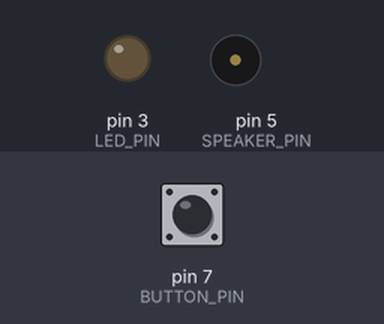
Recording of a sketch running on a simulated Arduino Uno, built with avr-gcc and run on an emulated ATmega328P. Shown: output pins drawn as LEDs (lit = HIGH), buzzer (waves = sounding). Dashed ring = blinking. Inputs (shaded band) come from the test bench; at power-on: pin 7 (BUTTON_PIN) HIGH.

Above: at 1.2 s.
1.3 s: pin 7 (BUTTON_PIN) pulled LOW for 1 s
At 1.55 s:
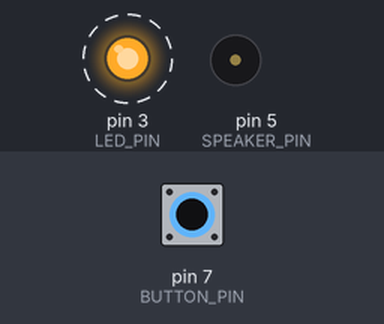
4.3 s: pin 7 (BUTTON_PIN) pulled LOW for 3.2 s
At 8.1 s:
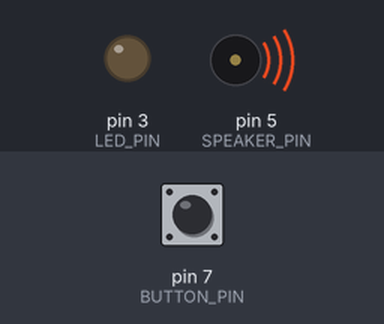
Timing chart, 0 to 9.8 s (numbered marks = the images above; inputs shaded):
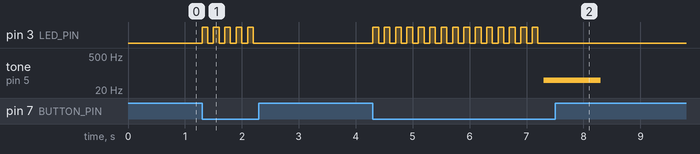

Measured:
- after the input at 1.3 s, pin 3 (LED_PIN): alternates HIGH for 0.10 s and LOW for 0.10 s, 10 changes in all, then stays LOW, starting at once
- after the input at 4.3 s, pin 3 (LED_PIN): alternates HIGH for 0.10 s and LOW for 0.10 s, 30 changes in all, then stays LOW, starting at once; tone on pin 5 (SPEAKER_PIN): silent → 50 Hz after 3.0 s, → silent 1.0 s later

The sketch:

Transmitter.ino
```cpp
#define LED_PIN        3
#define SPEAKER_PIN    5
#define BUTTON_PIN     7

int ammo = 20;
bool automatic = true;

void setup()
{
  pinMode(BUTTON_PIN, INPUT);
  pinMode(LED_PIN, OUTPUT);
  digitalWrite(BUTTON_PIN, HIGH);
  Serial.begin(9600);
}

void loop()
{
  if (digitalRead(BUTTON_PIN) == LOW)
  {
    // check for ammo
    if (ammo > 0)
    {
      --ammo;
      digitalWrite(LED_PIN, HIGH);
      delay(100);
      digitalWrite(LED_PIN, LOW);
      delay(100);
    }
    else
    {
      tone(SPEAKER_PIN, 50, 1000);
      // reload
      delay(5000);
      ammo = 20;
    }
    // if semi-automatic, wait for button release
    if (!automatic)
    {
      while (digitalRead(BUTTON_PIN) == LOW);
    }
  }
}
```
